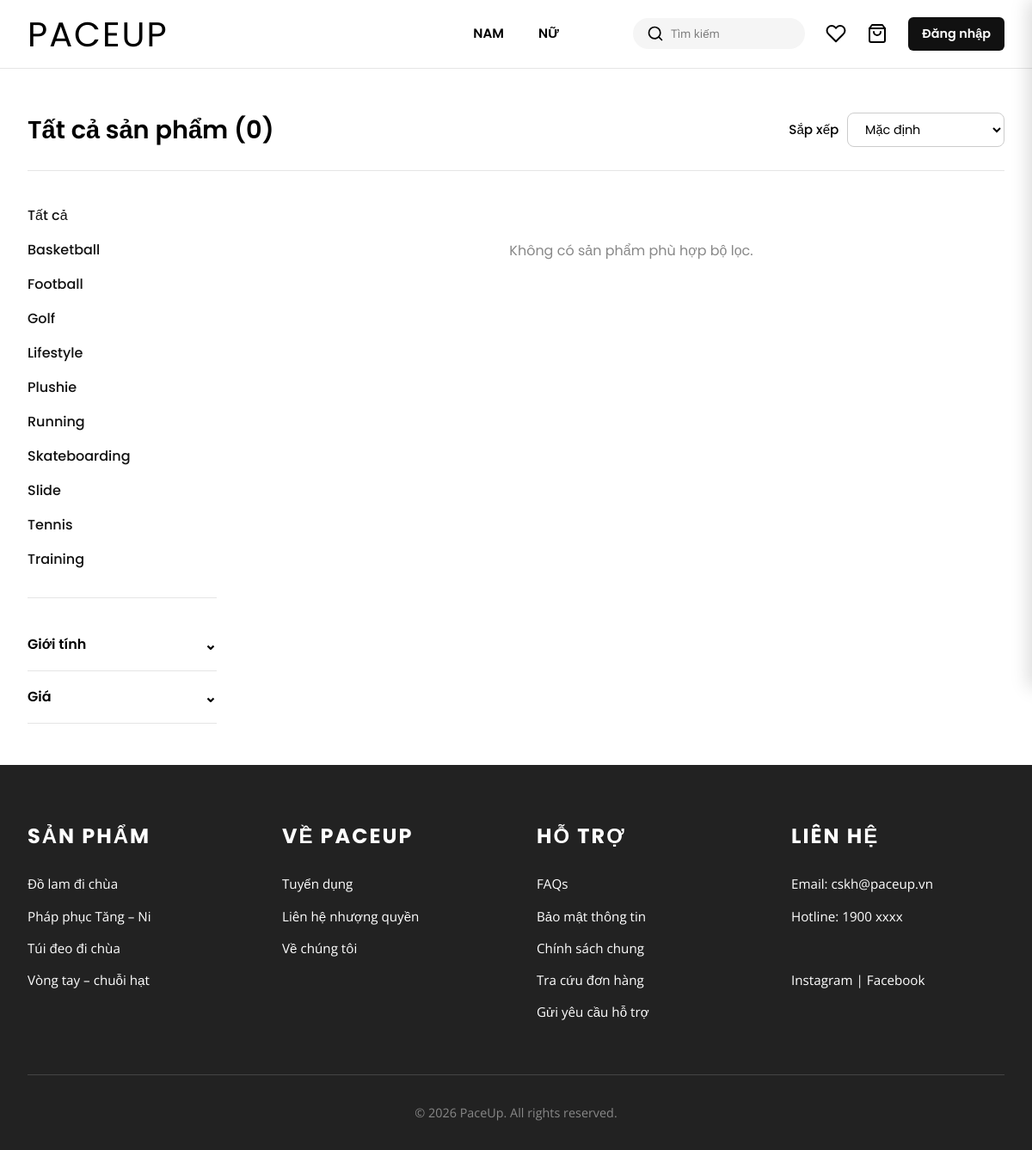
Page /shop?category=Đồ+lam+đi+chùa on the earlier database version.
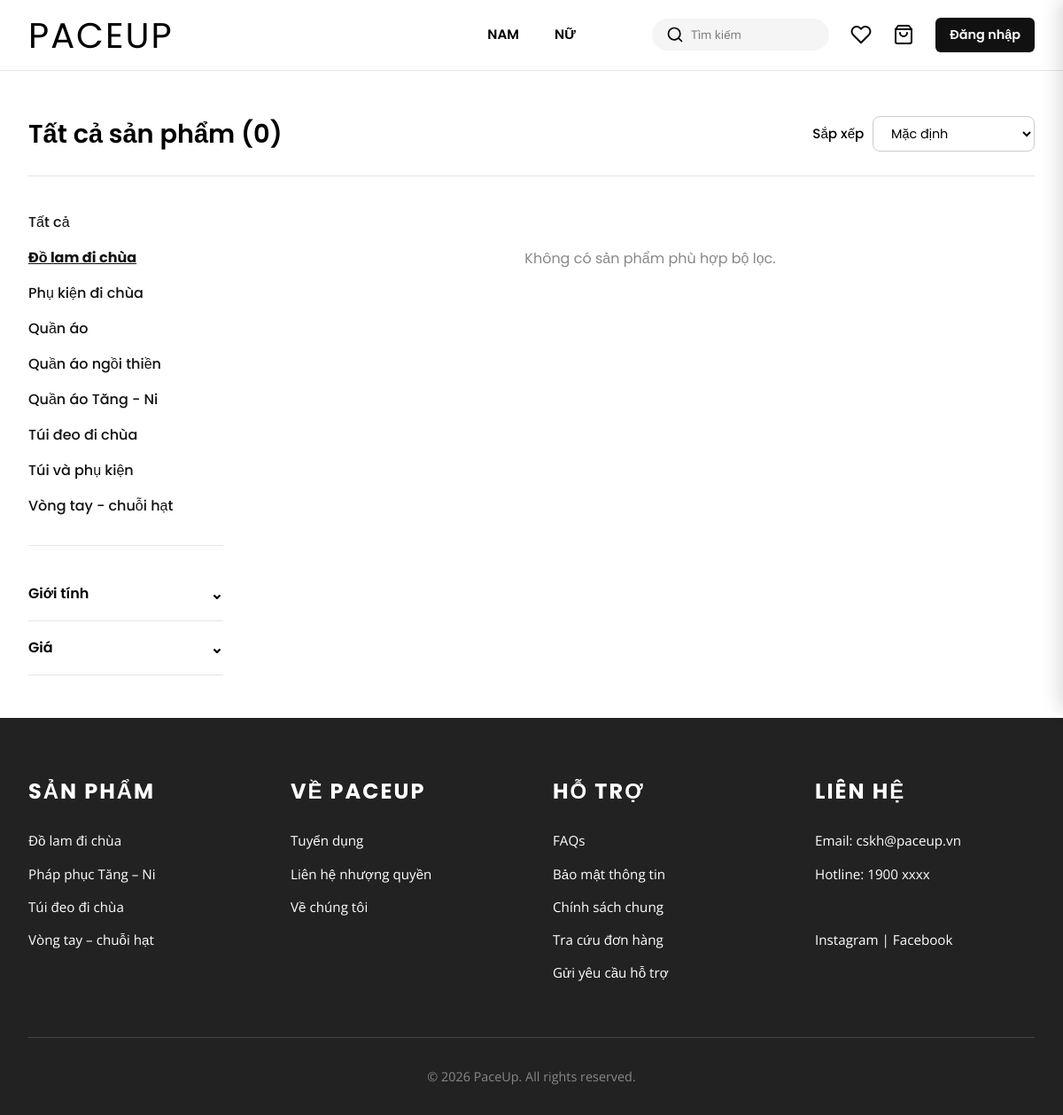
Same page on the later database version.
### tables this page shows
CREATE TABLE IF NOT EXISTS `categories` (
  `id` INT UNSIGNED NOT NULL AUTO_INCREMENT,
  `parent_id` INT UNSIGNED DEFAULT NULL,
  `name` VARCHAR(150) NOT NULL,
  `slug` VARCHAR(180) NOT NULL,
  `description` TEXT DEFAULT NULL,
  `image_url` VARCHAR(500) DEFAULT NULL,
  `meta_title` VARCHAR(255) DEFAULT NULL,
  `meta_description` VARCHAR(500) DEFAULT NULL,
  `meta_image_url` VARCHAR(500) DEFAULT NULL,
  `status` TINYINT(1) NOT NULL DEFAULT 1 COMMENT '1: hiển thị, 0: ẩn',
  `sort_order` INT NOT NULL DEFAULT 0,
  `created_at` DATETIME NOT NULL DEFAULT CURRENT_TIMESTAMP,
  `updated_at` DATETIME NOT NULL DEFAULT CURRENT_TIMESTAMP ON UPDATE CURRENT_TIMESTAMP,
  PRIMARY KEY (`id`),
  UNIQUE KEY `categories_slug_unique` (`slug`),
  KEY `categories_parent_status_idx` (`parent_id`, `status`, `sort_order`),
  CONSTRAINT `categories_parent_fk`
    FOREIGN KEY (`parent_id`) REFERENCES `categories` (`id`)
    ON DELETE SET NULL ON UPDATE CASCADE
);

### app/Views/shop.php (the view, shortened to what the rows shown need)
<?php include __DIR__ . '/partials/header.php'; ?>
<?php
$genderLabel = 'Tất cả sản phẩm';
$category = $_GET['category'] ?? 'all';
function shopUrl(array $overrides): string {
    $params = array_merge($_GET, $overrides);
    return BASE_URL . 'shop?' . http_build_query($params);
}
?>
<main>
    <section class="shop-page">
        <div class="shop-topbar">
            <h1><?= htmlspecialchars($genderLabel) ?> (<?= count($products) ?>)</h1>
        </div>
        <div class="shop-layout">
            <aside class="shop-sidebar">
                <ul class="filter-cat-list">
                    <?php foreach ($categories as $c): ?>
                        <li><a href="<?= htmlspecialchars(shopUrl(['category' => $c['name'], 'gender' => 'all'])) ?>" class="<?= $category === $c['name'] ? 'active' : '' ?>"><?= htmlspecialchars($c['name']) ?></a></li>
                    <?php endforeach; ?>
                </ul>
            </aside>
        </div>
    </section>
</main>
<?php include __DIR__ . '/partials/footer.php'; ?>

Differences in the rows shown:
removed categories: name "Basketball"
removed categories: name "Football"
removed categories: name "Golf"
removed categories: name "Lifestyle"
removed categories: name "Plushie"
removed categories: name "Running"
removed categories: name "Skateboarding"
removed categories: name "Slide"
removed categories: name "Tennis"
removed categories: name "Training"
added categories: name "Đồ lam đi chùa"
added categories: name "Phụ kiện đi chùa"
added categories: name "Quần áo"
added categories: name "Quần áo ngồi thiền"
added categories: name "Quần áo Tăng - Ni"
added categories: name "Túi đeo đi chùa"
added categories: name "Túi và phụ kiện"
added categories: name "Vòng tay - chuỗi hạt"
